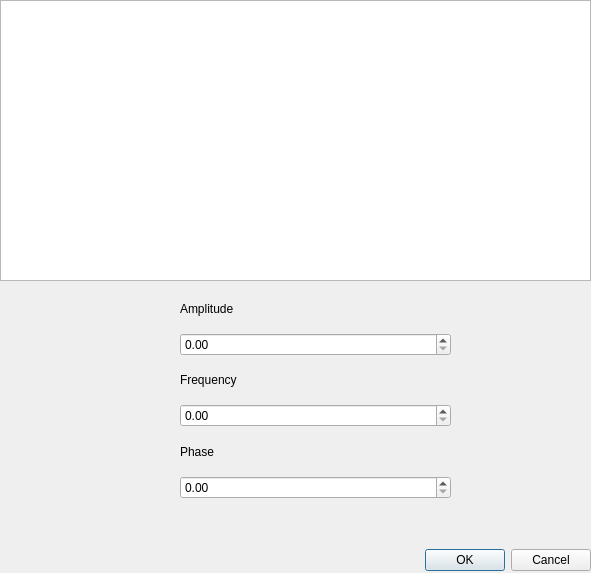
<?xml version="1.0" encoding="UTF-8"?>
<ui version="4.0">
 <class>PureSginalDialog</class>
 <widget class="QDialog" name="PureSginalDialog">
  <property name="geometry">
   <rect>
    <x>0</x>
    <y>0</y>
    <width>591</width>
    <height>573</height>
   </rect>
  </property>
  <property name="windowTitle">
   <string>Pure Signal</string>
  </property>
  <widget class="QDialogButtonBox" name="buttonBox">
   <property name="geometry">
    <rect>
     <x>370</x>
     <y>540</y>
     <width>221</width>
     <height>41</height>
    </rect>
   </property>
   <property name="orientation">
    <enum>Qt::Horizontal</enum>
   </property>
   <property name="standardButtons">
    <set>QDialogButtonBox::Cancel|QDialogButtonBox::Ok</set>
   </property>
  </widget>
  <widget class="PlotWidget" name="PreviewPlot">
   <property name="geometry">
    <rect>
     <x>0</x>
     <y>0</y>
     <width>591</width>
     <height>281</height>
    </rect>
   </property>
  </widget>
  <widget class="QWidget" name="layoutWidget">
   <property name="geometry">
    <rect>
     <x>180</x>
     <y>290</y>
     <width>271</width>
     <height>251</height>
    </rect>
   </property>
   <layout class="QVBoxLayout" name="verticalLayout_2">
    <item>
     <layout class="QVBoxLayout" name="verticalLayout">
      <item>
       <widget class="QLabel" name="label">
        <property name="text">
         <string>Amplitude</string>
        </property>
       </widget>
      </item>
      <item>
       <layout class="QHBoxLayout" name="horizontalLayout_3">
        <item>
         <widget class="QDoubleSpinBox" name="doubleSpinBoxAmplitude">
          <property name="maximum">
           <double>1.000000000000000</double>
          </property>
          <property name="singleStep">
           <double>0.100000000000000</double>
          </property>
         </widget>
        </item>
       </layout>
      </item>
      <item>
       <widget class="QLabel" name="label_2">
        <property name="text">
         <string>Frequency</string>
        </property>
       </widget>
      </item>
      <item>
       <layout class="QHBoxLayout" name="horizontalLayout_2">
        <item>
         <widget class="QDoubleSpinBox" name="doubleSpinBoxFrequency">
          <property name="maximum">
           <double>20000.000000000000000</double>
          </property>
          <property name="singleStep">
           <double>1.000000000000000</double>
          </property>
         </widget>
        </item>
       </layout>
      </item>
      <item>
       <widget class="QLabel" name="label_3">
        <property name="text">
         <string>Phase</string>
        </property>
       </widget>
      </item>
      <item>
       <layout class="QHBoxLayout" name="horizontalLayout">
        <item>
         <widget class="QDoubleSpinBox" name="doubleSpinBoxPhase">
          <property name="maximum">
           <double>1.000000000000000</double>
          </property>
          <property name="singleStep">
           <double>0.100000000000000</double>
          </property>
         </widget>
        </item>
       </layout>
      </item>
      <item>
       <layout class="QHBoxLayout" name="horizontalLayout_4">
        <item>
         <widget class="QLabel" name="labelFormula">
          <property name="font">
           <font>
            <pointsize>20</pointsize>
           </font>
          </property>
          <property name="text">
           <string/>
          </property>
          <property name="alignment">
           <set>Qt::AlignCenter</set>
          </property>
         </widget>
        </item>
       </layout>
      </item>
     </layout>
    </item>
   </layout>
  </widget>
 </widget>
 <customwidgets>
  <customwidget>
   <class>PlotWidget</class>
   <extends>QGraphicsView</extends>
   <header>pyqtgraph</header>
  </customwidget>
 </customwidgets>
 <resources/>
 <connections>
  <connection>
   <sender>buttonBox</sender>
   <signal>accepted()</signal>
   <receiver>PureSginalDialog</receiver>
   <slot>accept()</slot>
   <hints>
    <hint type="sourcelabel">
     <x>590</x>
     <y>540</y>
    </hint>
    <hint type="destinationlabel">
     <x>157</x>
     <y>274</y>
    </hint>
   </hints>
  </connection>
  <connection>
   <sender>buttonBox</sender>
   <signal>rejected()</signal>
   <receiver>PureSginalDialog</receiver>
   <slot>reject()</slot>
   <hints>
    <hint type="sourcelabel">
     <x>590</x>
     <y>540</y>
    </hint>
    <hint type="destinationlabel">
     <x>286</x>
     <y>274</y>
    </hint>
   </hints>
  </connection>
 </connections>
</ui>
